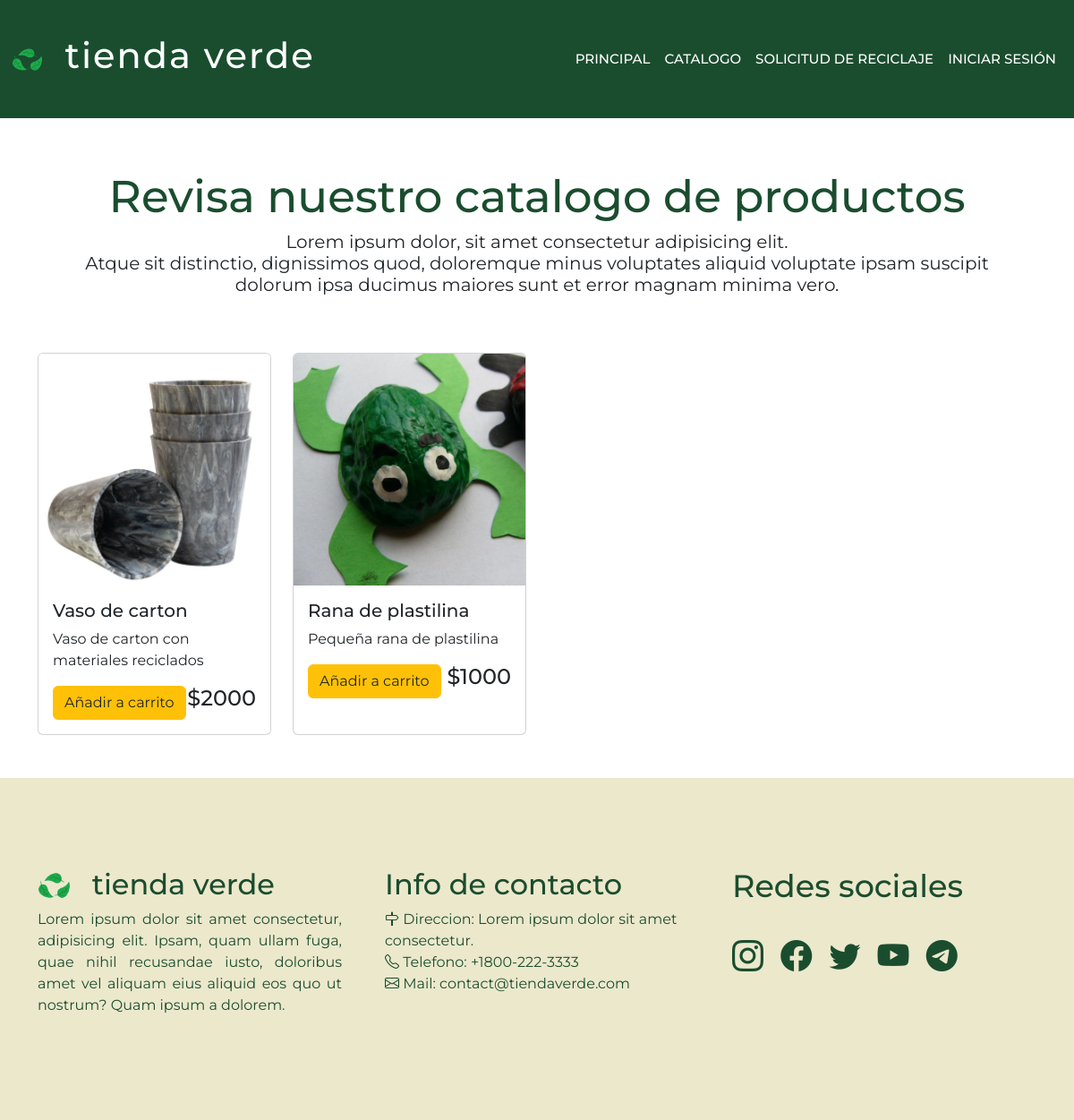
The app's page /catalogo, older data.
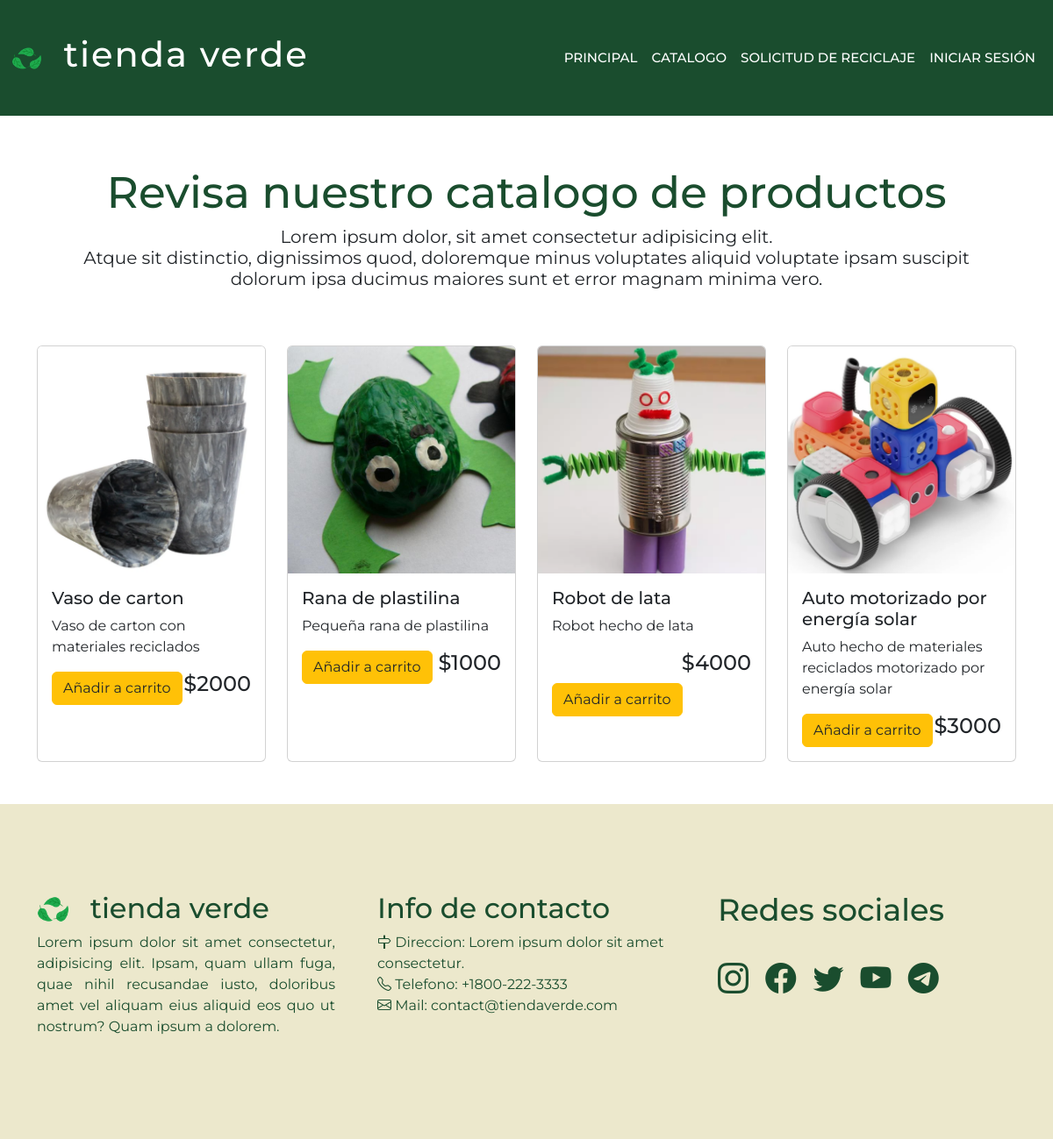
The same page, newer data.
### core/models.py (models this page shows, shortened)
class Producto(models.Model):
    nombre = models.CharField(max_length=50) #equivalente a VarChar
    precio = models.IntegerField()
    descripcion = models.TextField()
    stock = models.IntegerField()
    imagen = models.ImageField(upload_to="productos", null= True)

### core/views.py (the view)
# urls.py: path('catalogo', views.catalogo, name='catalogo'),
def catalogo(request):
    productos = Producto.objects.all()
    carrito = Carrito(request)
    total_productos = carrito.contar_productos()
    data = {
        'productos': productos, 'total_productos' : total_productos
    }
    return render(request, 'core/catalogo.html', data)

### core/carrito.py (called while the page is built)
    def contar_productos(self):
        return sum(item['cantidad'] for item in self.carrito.values())

### core/templates/core/catalogo.html (shortened to what this page needs)
{%extends 'core/base.html' %}
{% load static %}
{% block main %}
<div class="container" id="headerCatalogo">
    <div class="row" >
      <div class="col tituloCatalogo"> <h1 id="tituloCatalogo">Revisa nuestro catalogo de productos</h1></div>
    </div>
    <div class="row">
      <div class="col parrafoCatalogo"> <p id="parrafoCatalogo">Lorem ipsum dolor, sit amet consectetur adipisicing elit. <br>
        Atque sit distinctio, dignissimos quod, doloremque minus voluptates aliquid voluptate ipsam suscipit <br>
        dolorum ipsa ducimus maiores sunt et error magnam minima vero.</p></div>
    </div>
  </div>
  <div class="container mt-5">
        <div class="row filaCatalogo mb-5">
          {% for p in productos %}
            <div class="col-md-3">
              <div class="card h-100">
                  {%if p.imagen %}
                  <img src="{{ p.imagen.url }}" class="card-img-top" alt="{{ p.nombre }}">
                  {% endif %}
                  <div class="card-body">
                      <h5 class="card-title">{{ p.nombre }}</h5>
                      <p class="card-text">{{ p.descripcion }}</p>
                      <h4 style="display: inline-block; float: right">${{p.precio}}</h4>
                      {% if user.is_authenticated %}
                      <a href="{% url 'añadir_a_carrito' p.id %}" class="btn btn-warning text-dark">Añadir a carrito</a>
                      {% else %}
                      <a class="btn btn-warning text-dark" onclick="mostrarAlerta()">Añadir a carrito</a>
                      {% endif %}
                  </div>
              </div>
          </div>
          {%endfor%}
    </div>
  </div>
{% endblock %}

### core/templates/core/base.html (shortened to what this page needs)
{% load static %}
<!DOCTYPE html>
<html lang="en">
<head>
    <link href="https://cdn.jsdelivr.net/npm/bootstrap@5.3.3/dist/css/bootstrap.min.css" rel="stylesheet">
    <link rel="stylesheet" href="https://cdn.jsdelivr.net/npm/bootstrap-icons@1.11.3/font/bootstrap-icons.min.css">
    <link rel="stylesheet" href="{% static 'css/estilos.css' %}">
</head>
<body>
    <nav class="navbar navbar-expand-lg navbar-light fixed-top" id="navBar">
        <div class="container-fluid">
          <div class="row">
            <div class="colNavIcon col-2">
              <img src="{% static 'imagenes/leaf.png' %}" alt="" id="iconNav" class="img-fluid">
            </div>
            <div class="col-10">
              <a class="navbar-brand" href="#">
                <h1 id="brand">tienda verde</h1></a>
            </div>
          </div>
          <div class="collapse navbar-collapse" id="navbarSupportedContent">
            <ul class="navbar-nav ms-auto mb-2 mb-lg-0">
              <li class="nav-item">
                <a class="nav-link" href="{% url 'home' %}">Principal</a>
              </li>
              <li class="nav-item">
                <a class="nav-link" href="{% url 'catalogo' %}">Catalogo</a>
              </li>
              <li class="nav-item">
                <a class="nav-link" href="{% url 'formulario' %}">Solicitud de reciclaje</a>
              </li>
              {%if user.is_authenticated %}
                <li class="nav-item">
                  <a class ="nav-link" href="{%url 'ver_carrito' %}"> <img id="iconoCarrito" src="{% static 'imagenes/cart.png' %}" alt=""></a>
                </li>
                <li class="nav-item"> <p id="cart-total">{{total_productos}}</p></li>
                <li class="nav-item">
                  <form action="{% url 'logout' %}" method="post">
                      {% csrf_token %}
                      <button type="submit" class="nav-link">
                          Cerrar sesión
                      </button>
                  </form>
                </li>
              {%else%}
                <li class="nav-item">
                  <a class="nav-link" href="{% url 'login' %}">Iniciar sesión</a>
                </li>
              {%endif%}
            </ul>
          </div>
        </div>
      </nav>
      {% block main %}
      {% endblock %}
      <section id="footer" class="footer section-padding">
        <div class="container">
          <div class="row gy-5 gx-5">
            <div class="col-12 col-lg-4 p-6">
              <div class="row">
                  <div class="col-2 colIconFooter">
                    <img src="{% static 'imagenes/leaf.png' %}" alt="" id="iconFooter" class="img-fluid">
                  </div>
                  <div class="col-10 tituloInfoEmpresa">
                  <h2>tienda verde</h2>
                </div>
              </div>
              <div class="row">
                <div class="col-12 infoEmpresa">
                  <p>Lorem ipsum dolor sit amet consectetur, adipisicing elit. Ipsam, quam ullam fuga, quae nihil recusandae iusto, doloribus amet vel aliquam eius aliquid eos quo ut nostrum? Quam ipsum a dolorem.</p>
                </div>
              </div>
            </div>
            <div class="col-12 col-lg-4 p-6">
              <div class="col-12 contactoTitulo">
                <h2>Info de contacto</h2>
              </div>
              <div class="col-12 contactoInfo">
                <p> <i class="bi bi-signpost"></i> Direccion: Lorem ipsum dolor sit amet consectetur. <br>
                  <i class="bi bi-telephone"></i> Telefono: +1800-222-3333 <br>
                  <i class="bi bi-envelope"></i> Mail: contact@tiendaverde.com
                </p>
              </div>
            </div>
            <div class="col-12 col-lg-4 p-6 colSocials">
              <h4 id="socialTitulo">Redes sociales</h4><br>
              <i class="bi bi-instagram socialIcon"></i>
              <i class="bi bi-facebook socialIcon"></i>
              <i class="bi bi-twitter socialIcon"></i>
              <i class="bi bi-youtube socialIcon"></i>
              <i class="bi bi-telegram socialIcon"></i>
          </div>
        </div>
      </section>
</body>
</html>

### core/static/css/estilos.css (style rules this page uses)
html, body { overflow-x: hidden; }
* { font-family: 'Montserrat', sans-serif; }
#navBar { background-color: #1A4D2E; }
.nav-link { font-family: 'Montserrat', sans-serif; font-size: 15px; text-transform: uppercase; font-weight: 500; color: #FFFFFF; }
.section-padding { padding: 100px 0; }
.navbar-nav a { font-size: 15px; }
.navbar-light .navbar-brand { padding-left: 10px; color: #FFFFFF; letter-spacing: 2px; }
.colNavIcon { display: flex; justify-content: center; align-items: center; }
#iconNav { height: 35px; width: 35px; }
#brand { font-size: 40px; }
#footer { color: #1A4D2E; background-color: #ece8cc; }
.colIconFooter { display: flex; justify-content: center; align-content: center; }
#iconFooter { height: 40px; width: 40px; }
.infoEmpresa { text-align: justify; }
#socialTitulo { font-size: 35px; }
.socialIcon { margin-right: 15px; font-size: 35px; }
#headerCatalogo { padding-top: 190px; text-align: center; }
#tituloCatalogo { color: #1A4D2E; font-size: 50px; }
#parrafoCatalogo { line-height: 1.2; font-size: 20px; }

Row changes from the older to the newer data that the page shows:
added Producto: imagen (picture), nombre "Robot de lata", descripcion "Robot hecho de lata", precio "4000"
added Producto: imagen (picture), nombre "Auto motorizado por energía solar", descripcion "Auto hecho de materiales reciclados motorizado por energía solar", precio "3000"
